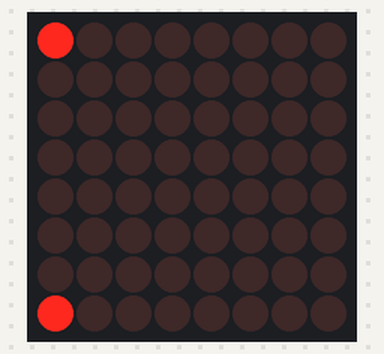
A sketch run on a simulated Arduino Uno, built with avr-gcc and run on an emulated ATmega328P. Parts: 8×8 LED matrix.

Above: at 0.15 s.
At 0.75 s:
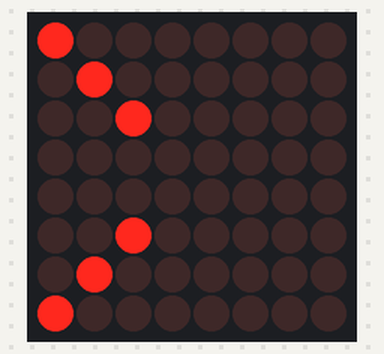
At 1.35 s:
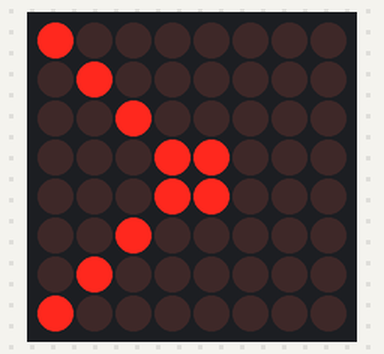
At 1.95 s:
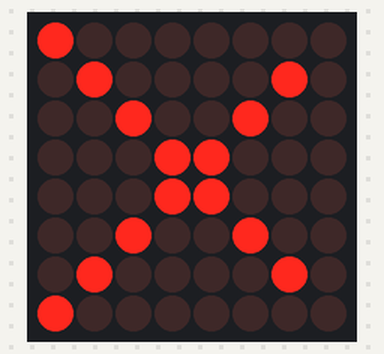
At 2.5 s:
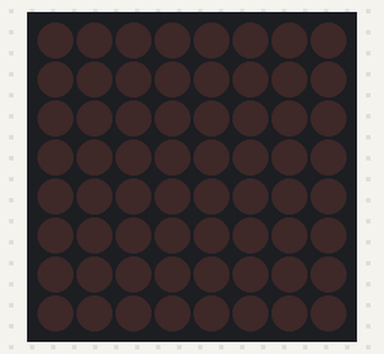
At 3.85 s:
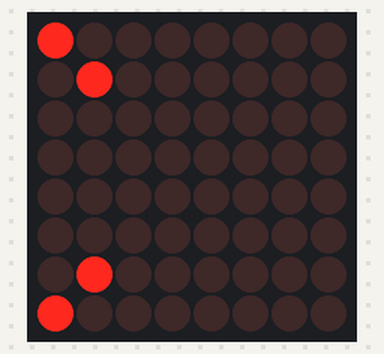

Measured:
- by itself, everything shown: repeats every 3.4 s, in 9 steps
- what the display in image 4 shows lasts 1.0 s, from 2.4 s to 3.4 s

The sketch:

led_matrix.ino
```cpp
#include <MaxMatrix.h>

#define DIN 11   // DIN pin of MAX7219 module
#define CLK 12   // CLK pin of MAX7219 module
#define LOAD 10    // LOAD(^CS) pin of MAX7219 module
#define MAX_IN_USE 1

MaxMatrix m(DIN, LOAD, CLK, MAX_IN_USE);

void setup() {
  m.init(); // MAX7219 initialization
  m.setIntensity(7); // initial led matrix intensity, 0-15
  m.clear();
}

void loop() {
  int j = 0;
  for (int i = 0; i < 8; i++){
    m.setDot(j, i, HIGH);
    m.setDot(j, 7-i, 1);
    j++;
    delay(300);
  }

  m.clear();
  delay(1000);
}
```
